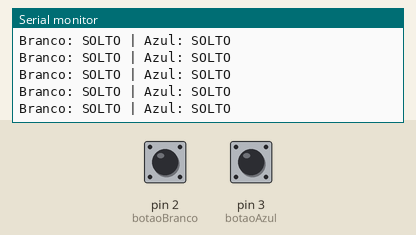
Simulated run of this sketch. Board: Arduino Uno, built with avr-gcc and run on an emulated ATmega328P. Shown: the last lines printed to the serial monitor. The inputs (shaded band) are chosen by the test bench; at power-on: pin 2 (botaoBranco) HIGH, pin 3 (botaoAzul) HIGH.

Above: at 1.2 s.
1.3 s: pin 2 (botaoBranco) pulled LOW for 0.15 s
At 1.37 s:
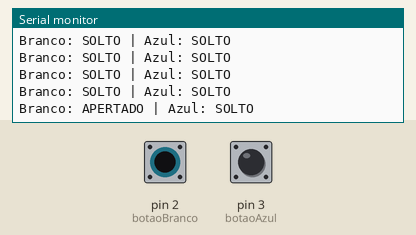
2.9 s: pin 3 (botaoAzul) pulled LOW for 0.15 s
At 2.97 s:
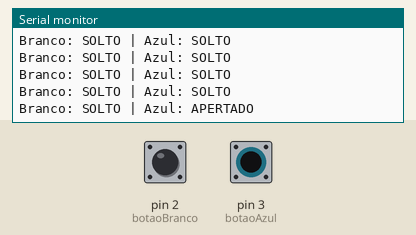
4.5 s: pin 2 (botaoBranco) driven LOW and pin 3 (botaoAzul) driven LOW
At 4.57 s:
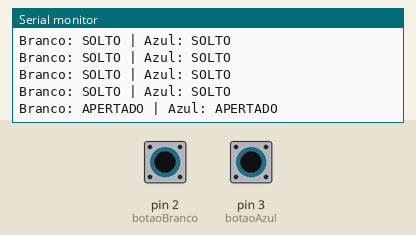

The sketch:

ControleColheita.ino
```cpp
const int botaoBranco = 2;
const int botaoAzul = 3;
const unsigned long filtroMs = 25;
const unsigned long envioMs = 50;

struct Botao {
  int pino;
  bool amostra;
  bool pressionado;
  unsigned long desde;
};

Botao branco = {botaoBranco, false, false, 0};
Botao azul = {botaoAzul, false, false, 0};
unsigned long ultimoEnvio = 0;

void atualizar(Botao &botao, unsigned long agora);

void atualizar(Botao &botao, unsigned long agora) {
  bool leitura = digitalRead(botao.pino) == LOW;
  if (leitura != botao.amostra) {
    botao.amostra = leitura;
    botao.desde = agora;
  }
  if (agora - botao.desde >= filtroMs) {
    botao.pressionado = botao.amostra;
  }
}

void setup() {
  pinMode(botaoBranco, INPUT_PULLUP);
  pinMode(botaoAzul, INPUT_PULLUP);
  Serial.begin(9600);
}

void loop() {
  unsigned long agora = millis();
  atualizar(branco, agora);
  atualizar(azul, agora);

  if (agora - ultimoEnvio >= envioMs) {
    ultimoEnvio = agora;
    Serial.print("Branco: ");
    Serial.print(branco.pressionado ? "APERTADO" : "SOLTO");
    Serial.print(" | Azul: ");
    Serial.println(azul.pressionado ? "APERTADO" : "SOLTO");
  }
}
```

Measured:
- after the input at 1.3 s, the serial monitor: prints a new line after 0.05 s (image 1)
- after the input at 2.9 s, the serial monitor: prints a new line after 0.05 s (image 2)
- after the input at 4.5 s, the serial monitor: prints a new line after 0.05 s (image 3)
